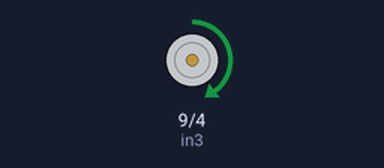
A sketch run on a simulated Arduino Uno, built with avr-gcc and run on an emulated ATmega328P. On the bench: motor-driver pin pairs drawn as motors (green arrow = first pin HIGH = forward, orange = second pin HIGH = backward, longer = more drive, scaled by the enable pin). No radio packets arrive unless stated; what the sketch prints to the serial monitor is not drawn.

Above: at 0.1 s.
Timing chart, 0 to 1.6 s (numbered marks = the images above):
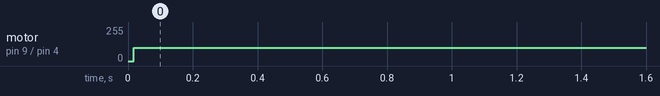

The sketch:

main.ino
```cpp
#include <SPI.h>
#include <RF24.h>
#define enB 5
#define in3 9
#define in4 4
RF24 radio(10, 8);

const byte add_1 = 5;
const byte add_2 = 10;

char msg_1[50] = "";

void bo_motor_init(){
  pinMode(enB, OUTPUT);
  pinMode(in3, OUTPUT);
  pinMode(in4, OUTPUT);
  digitalWrite(in3, LOW);
  digitalWrite(in4, LOW);
}

void forward(){
  analogWrite(enB, 100);
  digitalWrite(in3, LOW);
  digitalWrite(in4, HIGH);
}

void backward(){
  analogWrite(enB, 100);
  digitalWrite(in3, HIGH);
  digitalWrite(in4, LOW);
}

void stopMotor() {
  analogWrite(enB, 0);
  digitalWrite(in3, LOW);
  digitalWrite(in4, LOW);
}

void setup() {

  bo_motor_init();
  Serial.begin(9600);

  int result = radio.begin();

  if (result) {
    Serial.println("NRF module Working");
  }
  else {
     Serial.println("NRF module ERROR ");
  }

  radio.openWritingPipe(add_2);
  radio.openReadingPipe(1, add_1);
// Set data rate to RF24_250KBPS, RF24_1MBPS, or RF24_2MBPS
  radio.setDataRate(RF24_2MBPS); // Adjust the data rate as needed
  radio.setPALevel(RF24_PA_MIN);

}

void loop() {
  radio.startListening();

  delay(10);

  if (radio.available()) {
    radio.read(&msg_1, sizeof(msg_1));
    // Serial.println(msg_1);
  }


  radio.stopListening();
  const char msg_2[] = "okay";
  radio.write(&msg_2, sizeof(msg_2));
  int joy_value = atoi(msg_1);

   if (joy_value > 600) {
    forward();
  } else if (joy_value < 300) {
    backward();
  } else {
    stopMotor();
  }

  Serial.println(joy_value);
  Serial.println(msg_1);

  delay(10);
}
```

Measured:
- by itself, motor on pin 9 (in3) / pin 4 (in4): stopped → forward 100/255 at 0.02 s
